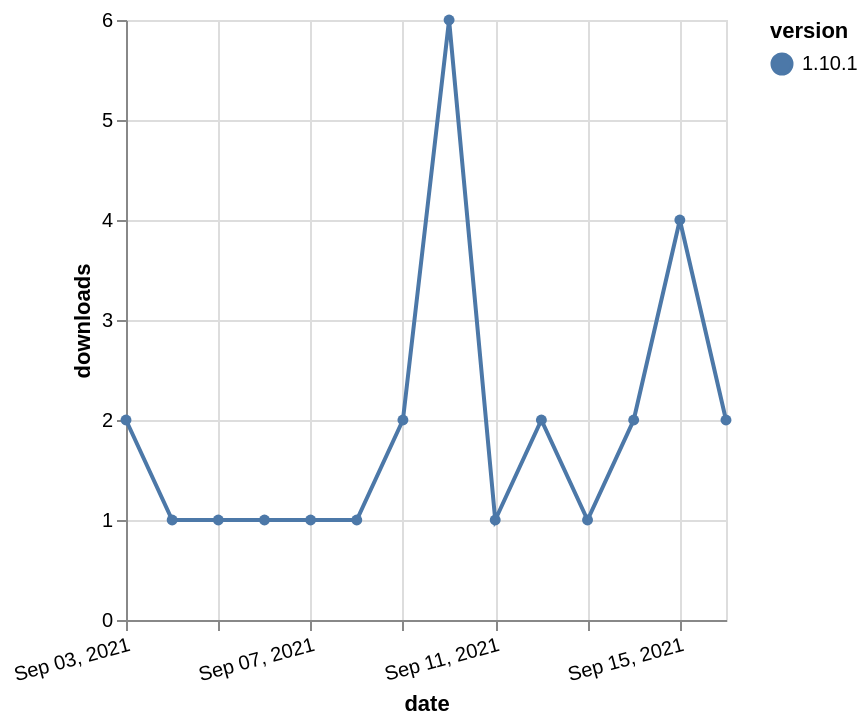

Here is the Vega-Lite specification saved for this chart:
### Vega-Lite specification from a JSON file in a GitHub repository (floating-point values rounded to 4 significant figures)
{"$schema": "https://vega.github.io/schema/vega-lite/v5.json", "description": "A simple bar chart with embedded data.", "data": {"values": [{"date": "2021-09-03", "total": 554, "delta": 2, "version": "1.10.1"}, {"date": "2021-09-04", "total": 555, "delta": 1, "version": "1.10.1"}, {"date": "2021-09-05", "total": 556, "delta": 1, "version": "1.10.1"}, {"date": "2021-09-06", "total": 557, "delta": 1, "version": "1.10.1"}, {"date": "2021-09-07", "total": 558, "delta": 1, "version": "1.10.1"}, {"date": "2021-09-08", "total": 559, "delta": 1, "version": "1.10.1"}, {"date": "2021-09-09", "total": 561, "delta": 2, "version": "1.10.1"}, {"date": "2021-09-10", "total": 567, "delta": 6, "version": "1.10.1"}, {"date": "2021-09-11", "total": 568, "delta": 1, "version": "1.10.1"}, {"date": "2021-09-12", "total": 570, "delta": 2, "version": "1.10.1"}, {"date": "2021-09-13", "total": 571, "delta": 1, "version": "1.10.1"}, {"date": "2021-09-14", "total": 573, "delta": 2, "version": "1.10.1"}, {"date": "2021-09-15", "total": 577, "delta": 4, "version": "1.10.1"}, {"date": "2021-09-16", "total": 579, "delta": 2, "version": "1.10.1"}]}, "width": "container", "mark": {"type": "line", "point": {"filled": true}}, "encoding": {"x": {"field": "date", "type": "temporal", "timeUnit": "yearmonthdate", "title": "date", "axis": {"labelAngle": -15}}, "y": {"field": "delta", "type": "quantitative", "title": "downloads"}, "color": {"field": "version", "type": "nominal"}, "tooltip": {"field": "delta"}}}
